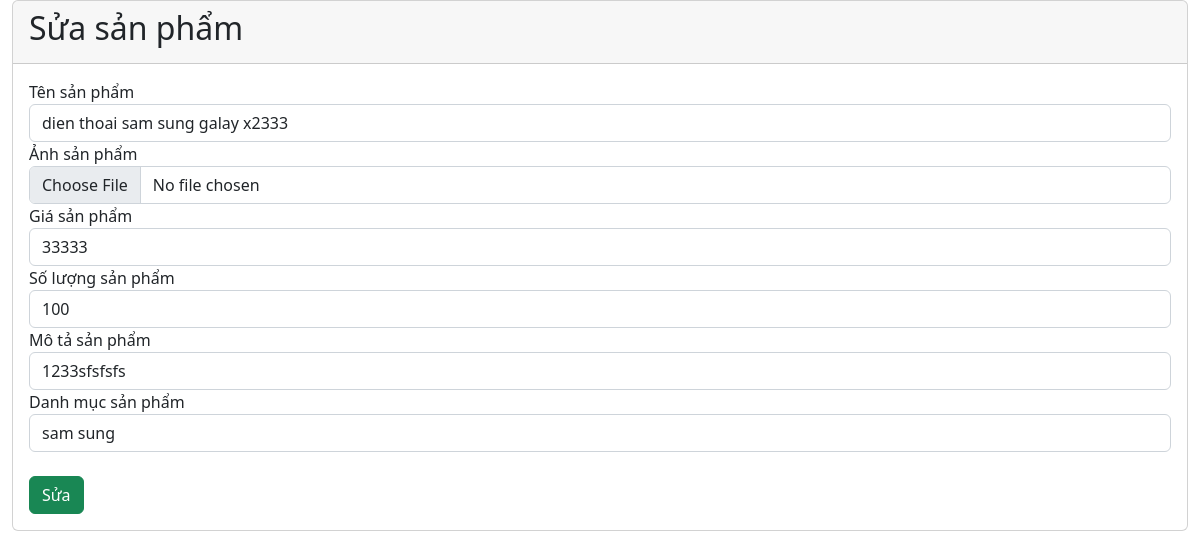
Screenshot of /php1/index.php?page_layout=sua&id=1 with the database file from the repository.
### tables this page shows
CREATE TABLE `products` (
  `prd_id` int(5) NOT NULL,
  `prd_name` varchar(255) NOT NULL,
  `image` char(50) NOT NULL,
  `price` int(20) NOT NULL,
  `quantity` int(20) NOT NULL,
  `description` varchar(255) NOT NULL,
  `brand_id` int(5) NOT NULL
);

### php1/sanpham/sua.php (the view, shortened to what this page needs)
<?php
    $id = $_GET['id'];
    $sql_brand = "SELECT * FROM brands";
    $query_brand =  mysqli_query($connect,$sql_brand);
    $sql_up = "SELECT * FROM products where prd_id = $id";
    $query_up = mysqli_query($connect,$sql_up);
    $row_up = mysqli_fetch_assoc($query_up);
?>
<div class="container-fluid">
    <div class="card">
        <div class="card-header">
            <h2>Sửa sản phẩm</h2>
        </div>
        <div class="card-body">
            <form method="POST" enctype="multipart/form-data">
                <div class="form-group">
                    <label for="">Tên sản phẩm</label>
                    <input class="form-control" name="prd_name" type=" text" required
                        value="<?php echo $row_up['prd_name'];?>">
                </div>
                <div class="form-group">
                    <label for="">Ảnh sản phẩm</label>
                    <input class="form-control" name="image" type="file" required
                        value="<?php echo $row_up['image'];?>">
                </div>
                <div class="form-group">
                    <label for="">Giá sản phẩm</label>
                    <input class="form-control" name="price" type=" number" required
                        value="<?php echo $row_up['price'];?>">
                </div>
                <div class="form-group">
                    <label for="">Số lượng sản phẩm</label>
                    <input class="form-control" name="quantity" type=" number" required
                        value="<?php echo $row_up['quantity'];?>">
                </div>
                <div class="form-group">
                    <label for="">Mô tả sản phẩm</label>
                    <input class="form-control" name="description" type=" text" required
                        value="<?php echo $row_up['description'];?>">
                </div>
                <div class="form-group">
                    <label for="">Danh mục sản phẩm</label>
                    <select class="form-control" name="brand_id">
                        <?php
                            while($row_brand = mysqli_fetch_assoc($query_brand)){?>
                        <option value=" <?php echo $row_brand['brand_id']; ?>"> <?php echo $row_brand['brand_name']; ?>
                        </option>
                        <?php } ?>
                    </select>
                </div>
                <br>
                <button name="sbm" class="btn btn-success" type="submit">Sửa</button>
            </form>
        </div>
    </div>
</div>

### rows the page displays
products: prd_name "dien thoai sam sung galay x2333", price "33333", quantity "100", description "1233sfsfsfs"

### other values shown
form field brand_id "sam sung"
